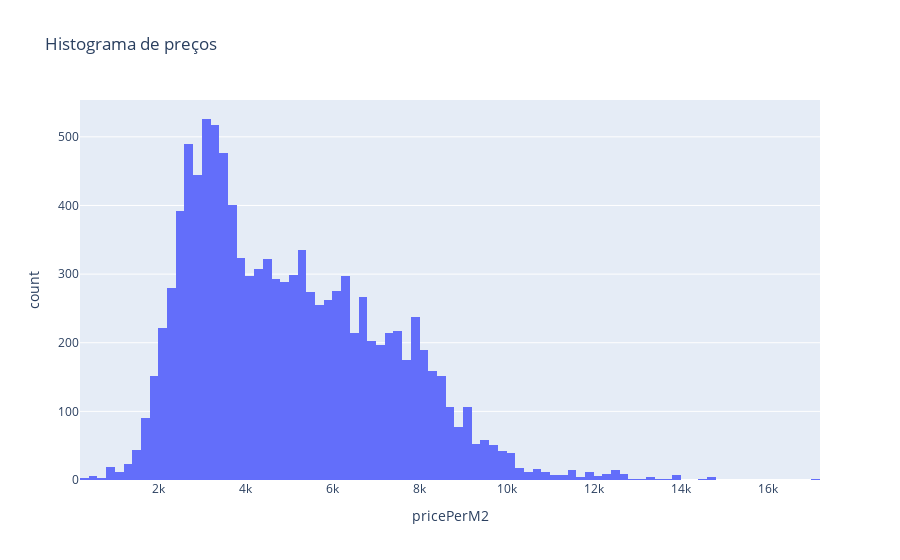

This figure's notebook cell:
### Code cell
# Histogram of prices per sqr meter
fig = px.histogram(df, x="pricePerM2", title="Histograma de preços")
fig.show()

### Figure 1 — Plotly figure (JSON) as saved in the notebook; plotly's stock layout.template omitted (floating-point values rounded to 4 significant figures; data arrays with more than 128 entries replaced by an {"elided": "..."} marker saying what was removed)
{"data": [{"alignmentgroup": "True", "bingroup": "x", "hovertemplate": "pricePerM2=%{x}<br>count=%{y}<extra></extra>", "legendgroup": "", "marker": {"color": "#636efa", "pattern": {"shape": ""}}, "name": "", "offsetgroup": "", "orientation": "v", "showlegend": false, "type": "histogram", "x": {"elided": "10848 int values"}, "xaxis": "x", "yaxis": "y"}], "layout": {"barmode": "relative", "legend": {"tracegroupgap": 0}, "title": {"text": "Histograma de preços"}, "xaxis": {"anchor": "y", "domain": [0, 1], "title": {"text": "pricePerM2"}}, "yaxis": {"anchor": "x", "domain": [0, 1], "title": {"text": "count"}}}}
